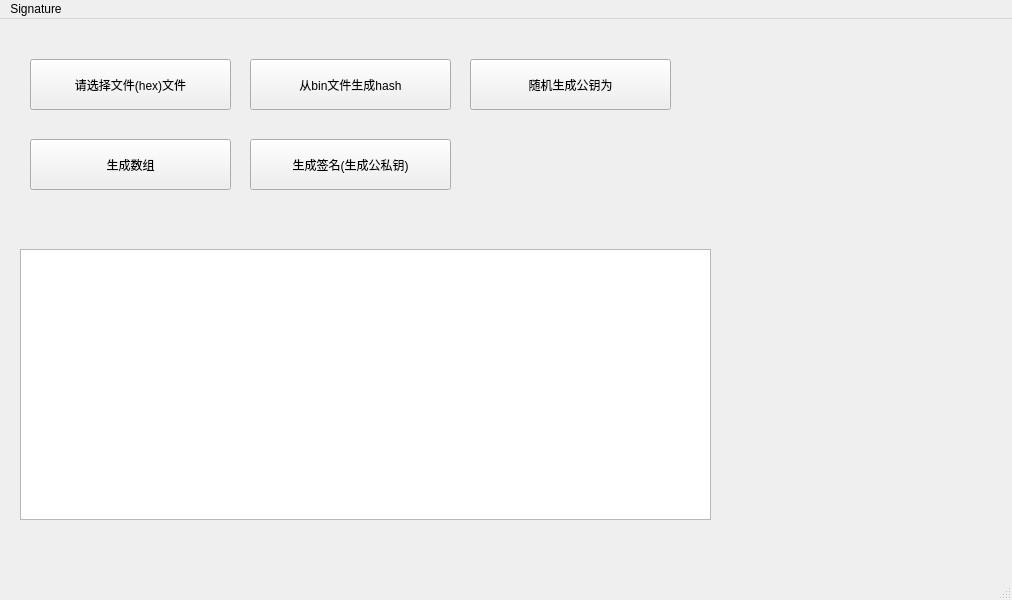
<?xml version="1.0" encoding="UTF-8"?>
<ui version="4.0">
 <class>MainWindow</class>
 <widget class="QMainWindow" name="MainWindow">
  <property name="geometry">
   <rect>
    <x>0</x>
    <y>0</y>
    <width>1012</width>
    <height>600</height>
   </rect>
  </property>
  <property name="windowTitle">
   <string>MainWindow</string>
  </property>
  <widget class="QWidget" name="centralwidget">
   <widget class="QPushButton" name="select_hex_file">
    <property name="geometry">
     <rect>
      <x>30</x>
      <y>40</y>
      <width>201</width>
      <height>51</height>
     </rect>
    </property>
    <property name="text">
     <string>请选择文件(hex)文件</string>
    </property>
   </widget>
   <widget class="QTextEdit" name="textEdit">
    <property name="geometry">
     <rect>
      <x>20</x>
      <y>230</y>
      <width>691</width>
      <height>271</height>
     </rect>
    </property>
   </widget>
   <widget class="QPushButton" name="create_bin2hash">
    <property name="geometry">
     <rect>
      <x>250</x>
      <y>40</y>
      <width>201</width>
      <height>51</height>
     </rect>
    </property>
    <property name="text">
     <string>从bin文件生成hash</string>
    </property>
   </widget>
   <widget class="QPushButton" name="create_publickey">
    <property name="geometry">
     <rect>
      <x>470</x>
      <y>40</y>
      <width>201</width>
      <height>51</height>
     </rect>
    </property>
    <property name="text">
     <string>随机生成公钥为</string>
    </property>
   </widget>
   <widget class="QPushButton" name="clear">
    <property name="geometry">
     <rect>
      <x>30</x>
      <y>120</y>
      <width>201</width>
      <height>51</height>
     </rect>
    </property>
    <property name="text">
     <string>生成数组</string>
    </property>
   </widget>
   <widget class="QPushButton" name="create_signature_without_key">
    <property name="geometry">
     <rect>
      <x>250</x>
      <y>120</y>
      <width>201</width>
      <height>51</height>
     </rect>
    </property>
    <property name="text">
     <string>生成签名(生成公私钥)</string>
    </property>
   </widget>
  </widget>
  <widget class="QMenuBar" name="menubar">
   <property name="geometry">
    <rect>
     <x>0</x>
     <y>0</y>
     <width>1012</width>
     <height>22</height>
    </rect>
   </property>
   <widget class="QMenu" name="menuMainWindow">
    <property name="title">
     <string>Signature</string>
    </property>
   </widget>
   <addaction name="menuMainWindow"/>
  </widget>
  <widget class="QStatusBar" name="statusbar"/>
 </widget>
 <resources/>
 <connections/>
</ui>
